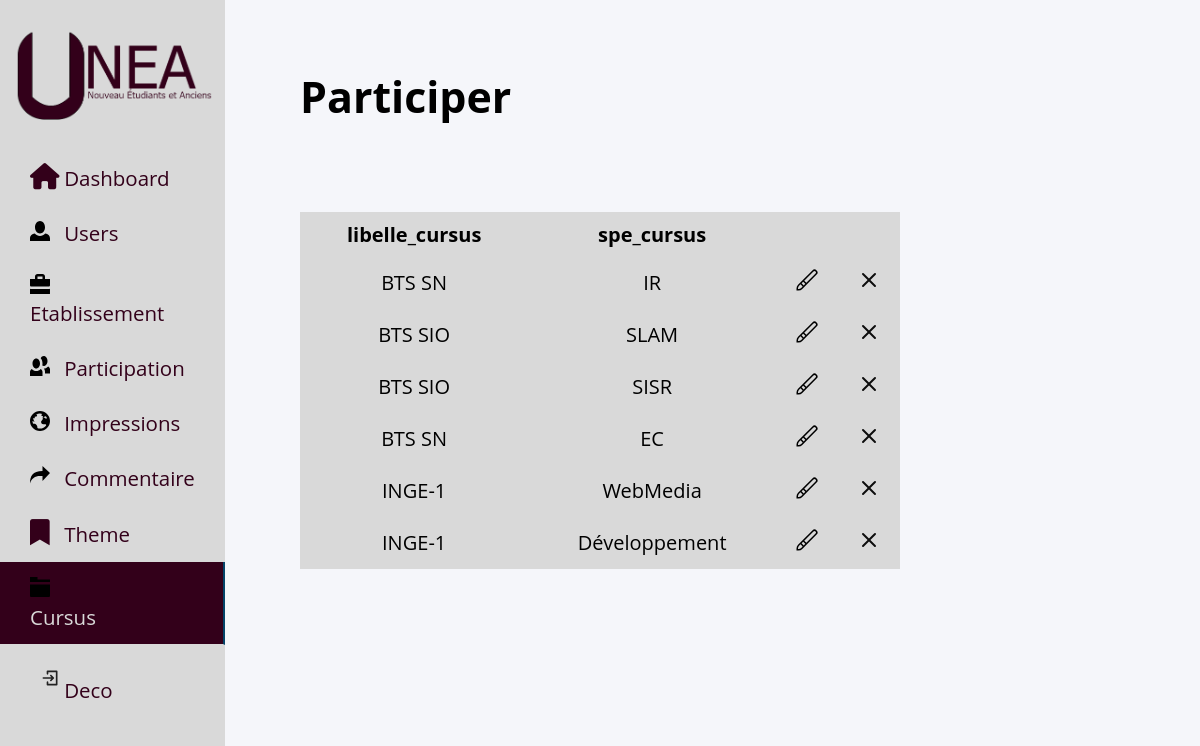
/admin/cursus_admin.php, run on the app's committed database.
### tables this page shows
CREATE TABLE IF NOT EXISTS `cursus` (
  `id_cursus` int(11) NOT NULL AUTO_INCREMENT,
  `libelle_cursus` varchar(250) DEFAULT NULL,
  `spe_cursus` varchar(50) DEFAULT NULL,
  PRIMARY KEY (`id_cursus`)
);

### admin/cursus_admin.php (the view, shortened to what this page needs)
<!DOCTYPE html>
<html lang="en">
<head>
    <link rel="stylesheet" href="../assets/css/admin.css">
    <link rel="stylesheet" href="https://cdnjs.cloudflare.com/ajax/libs/font-awesome/6.0.0/css/all.min.css">
</head>
<body>
<?php include('../include/bdd.php');
      include "../include/nav-admin.php";
      $sql_participer="SELECT * FROM cursus";
    $req=$bdd->query($sql_participer);
    $req->execute();
    $resultat=$req->fetchAll();
?>
      <div class="container_user">
      <h2>Participer</h2>
    <table>
        <tr>
            <th>libelle_cursus</th>
            <th>spe_cursus</th>
            <th></th>
        </tr>
        <?php
        foreach ($resultat as $row) {?>
                        <tr>
                <td> <?=$row["libelle_cursus"]?> </td>
                <td><?=$row["spe_cursus"] ?> </td>
                <td><button id="menu" form="form" ><img src="../icone/paint-brush-alt.svg"></button><button type="submit" id="submit" form="form1" style="display: none;"><img src="../icone/check.svg"></button></td>
                <td><button id="" ><img src="../icone/close.svg"></button></td>
              </tr>
            <?php }
                ?>
                </table>
 </div>

### assets/css/admin.css (style rules this page uses)
* { list-style: none; text-decoration: none; margin: 0; padding: 0; box-sizing: border-box; font-family: 'Open Sans', sans-serif; font-size: 1.28em; }
body { background: #f5f6fa; }
.container_user { width:50%; margin: 0 auto; margin-top: 2em ; }
table { width: 100%; border-collapse: collapse; background-color: #d9d9d9; margin-top: 2em; }
th, td { border: 1px solid #d9d9d9; padding: 8px; text-align: center; font-size: 20px; }
th { background-color: #d9d9d9; }
button { background-color: #d9d9d9; border: none ; }

### data on the page
cursus: libelle_cursus "BTS SN", spe_cursus "IR"
cursus: libelle_cursus "BTS SIO", spe_cursus "SLAM"
cursus: libelle_cursus "BTS SIO", spe_cursus "SISR"
cursus: libelle_cursus "BTS SN", spe_cursus "EC"
cursus: libelle_cursus "INGE-1", spe_cursus "WebMedia"
cursus: libelle_cursus "INGE-1", spe_cursus "Développement"
